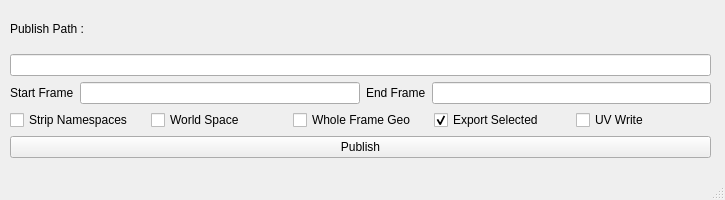
<?xml version="1.0" encoding="UTF-8"?>
<ui version="4.0">
 <class>MainWindow</class>
 <widget class="QMainWindow" name="MainWindow">
  <property name="geometry">
   <rect>
    <x>0</x>
    <y>0</y>
    <width>725</width>
    <height>200</height>
   </rect>
  </property>
  <property name="windowTitle">
   <string>MainWindow</string>
  </property>
  <widget class="QWidget" name="centralwidget">
   <widget class="QWidget" name="verticalLayoutWidget">
    <property name="geometry">
     <rect>
      <x>10</x>
      <y>10</y>
      <width>701</width>
      <height>148</height>
     </rect>
    </property>
    <layout class="QVBoxLayout" name="verticalLayout">
     <item>
      <widget class="QLabel" name="publish_path">
       <property name="text">
        <string>Publish Path : </string>
       </property>
      </widget>
     </item>
     <item>
      <widget class="QLineEdit" name="publish_name_entry"/>
     </item>
     <item>
      <layout class="QHBoxLayout" name="horizontalLayout_2">
       <item>
        <widget class="QLabel" name="label_3">
         <property name="text">
          <string>Start Frame</string>
         </property>
        </widget>
       </item>
       <item>
        <widget class="QLineEdit" name="publish_frames_start_entry"/>
       </item>
       <item>
        <widget class="QLabel" name="label_2">
         <property name="text">
          <string>End Frame</string>
         </property>
        </widget>
       </item>
       <item>
        <widget class="QLineEdit" name="publish_frames_end_entry"/>
       </item>
      </layout>
     </item>
     <item>
      <layout class="QHBoxLayout" name="horizontalLayout">
       <item>
        <widget class="QCheckBox" name="publish_chk_strip">
         <property name="text">
          <string>Strip Namespaces</string>
         </property>
        </widget>
       </item>
       <item>
        <widget class="QCheckBox" name="publish_chk_world">
         <property name="text">
          <string>World Space</string>
         </property>
        </widget>
       </item>
       <item>
        <widget class="QCheckBox" name="publish_chk_whole">
         <property name="text">
          <string>Whole Frame Geo</string>
         </property>
        </widget>
       </item>
       <item>
        <widget class="QCheckBox" name="publish_chk_exportselected">
         <property name="text">
          <string>Export Selected</string>
         </property>
         <property name="checked">
          <bool>true</bool>
         </property>
         <property name="tristate">
          <bool>false</bool>
         </property>
        </widget>
       </item>
       <item>
        <widget class="QCheckBox" name="publish_chk_uv">
         <property name="text">
          <string>UV Write</string>
         </property>
        </widget>
       </item>
      </layout>
     </item>
     <item>
      <widget class="QPushButton" name="btn_publish">
       <property name="text">
        <string>Publish</string>
       </property>
      </widget>
     </item>
    </layout>
   </widget>
  </widget>
  <widget class="QMenuBar" name="menubar">
   <property name="geometry">
    <rect>
     <x>0</x>
     <y>0</y>
     <width>725</width>
     <height>22</height>
    </rect>
   </property>
  </widget>
  <widget class="QStatusBar" name="statusbar"/>
 </widget>
 <resources/>
 <connections>
  <connection>
   <sender>btn_publish</sender>
   <signal>clicked()</signal>
   <receiver>MainWindow</receiver>
   <slot>publish_button()</slot>
   <hints>
    <hint type="sourcelabel">
     <x>106</x>
     <y>161</y>
    </hint>
    <hint type="destinationlabel">
     <x>12</x>
     <y>121</y>
    </hint>
   </hints>
  </connection>
 </connections>
 <slots>
  <slot>publish_button()</slot>
 </slots>
</ui>
